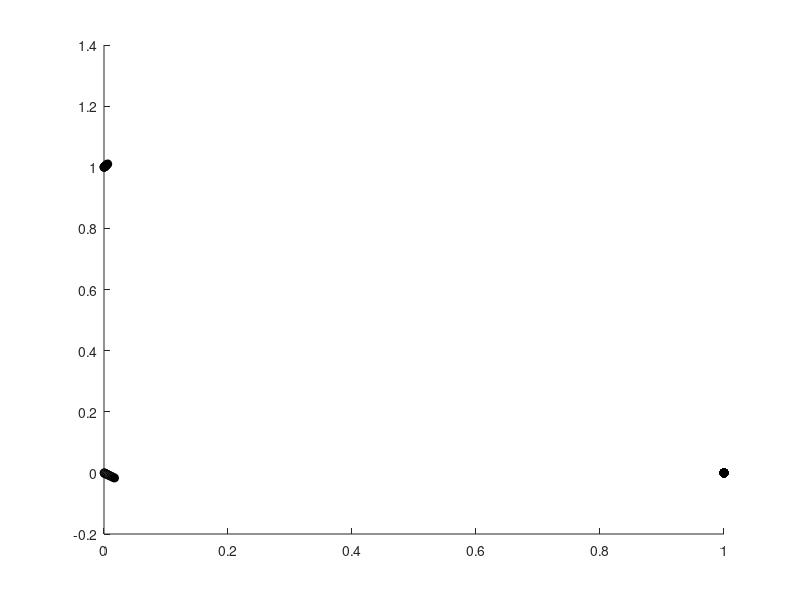

MATLAB code for this plot:
%% MAGSIM
% Debjit Sarkar
% The purpose of this script is to simulate the electromagnetic forces
% between point charges as an intermediate step to doing FEM analysis of
% larger systems

% Note: Does not include second-order field effects

%% PHYSICAL CONSTANTS
epsilon0 = 8.854e-12; % permittivity of free space
mu0 = 4 * pi * 1e-7;  % permeability of free space
me = 9.109e-31;       % mass of electron
mp = 1.673e-27;       % mass of proton
e = 1.602e-19;        % fundamental charge
c = 3e8;              % light speed in vacuum

%% SIMULATION PARAMETERS AND VARIABLES
numPoints = 3;        % number of point charges
tbegin = 0;           % simulation start time
step = 0.001;         % time step
numSteps = 10;        % number of time steps
tend = tbegin + numSteps * step; % simulation end time

debugLvl = 1; % 0 = off, 1 = time loop, 2 = calc loop

%% POINT CHARGES
charges = zeros(numPoints, 13); 
%   Field:  ID, charge, mass, position, velocity, acceleration, mobility
%   Index:  1   2       3     4  5  6   7  8  9   10 11 12      13
% Example: [1,  1e-10,  1e-9, 0, 0, 0,  5, 0, 0,  0, 0, -9.8,   1]
% note about mobility: 1 = mobile, 0 = static
charges(1, :) = [1, -e, me, 0 0 0, 0 0 0, 0 0 0, 1]; % electron
charges(2, :) = [2, -e, me, 0 1 0, 0 0 0, 0 0 0, 1]; % electron
charges(3, :) = [3,  e, mp, 1 0 0, 0 0 0, 0 0 0, 0]; % proton

%% TEST CASES
% Remember to change the number of points

% Test for electric attraction and repulsion
%charges(1, :) = [1, -e, me, 0 0 0, 0 0 0, 0 0 0]; % electron
%charges(2, :) = [2, -e, me, 0 1 0, 0 0 0, 0 0 0]; % electron
%charges(3, :) = [3,  e, mp, 1 0 0, 0 0 0, 0 0 0]; % proton

% Test for magnetic attraction and repulsion
%charges(1, :) = [1, -e, me, 0 0 0,   0 1e10 0, 0 0 0]; % electron
%charges(2, :) = [2, -e, me, 100 0 0, 0 1e10 0, 0 0 0]; % electron
%charges(3, :) = [3,  e, mp, 50 0 0,  0 1e10 0, 0 0 0]; % proton

%% CALCULATIONS
figure;
hold on;

for t = tbegin:step:tend
    charges(:, 10:12) = zeros(size(charges, 1), 3);
    if debugLvl >= 1
        disp("Velocities at t = " + t);
        disp(charges(:, 7:9));
    end
    for i = 1:numPoints
        if charges(i, 13) == 1 % Skips calculations for static charges
            for j = 1:numPoints
                if(i ~= j)
                    if debugLvl >= 2
                        disp("t = " + t + "|i = " + i + "|j = " + j);
                    end
                    posDiff = charges(j, 4:6) - charges(i, 4:6);
                    posNorm = norm(posDiff);
                    %F = q * (E + v x B)
                    %a = (q / m) * (E + v x B)
                    %B = (mu0 / (4 * pi)) * (q / r^3) * cross(v, r)
                    B = (mu0 * charges(j, 2) * ...
                        cross(charges(j, 7:9), posDiff)) / (4 * pi * posNorm^3);
                    %B = [0 0 0];
                    E = (charges(j, 2) * posDiff) / ...
                        (4 * pi * epsilon0 * posNorm^3);
                    %a = (qE + qv x B) / m
                    % TODO: verify that the acceleration is in the right
                    % direction (the negative signs in front of E and
                    % cross(...)
                    charges(i, 10:12) = charges(i, 10:12) + (charges(i, 2) /...
                        charges(i, 3)) * (-E + -cross(charges(i, 7:9), B));
                end
            end
        end
    end
    for i = 1:numPoints
        if charges(i, 13) == 1
            charges(i, 7:9) = charges(i, 7:9) + step * charges(i, 10:12);
            charges(i, 4:6) = charges(i, 4:6) + step * charges(i, 7:9);
        end
    end
    
%% PLOTTING
    % plots charges from white = beginning to black = end
    colorSpec = [1 1 1] * (1 - (t - tbegin) / tend);
    plot3(charges(:, 4), charges(:, 5), charges(:, 6), 'o', ...
        'MarkerFaceColor', colorSpec, ...
        'MarkerEdgeColor', 'k'); % k = black
end
